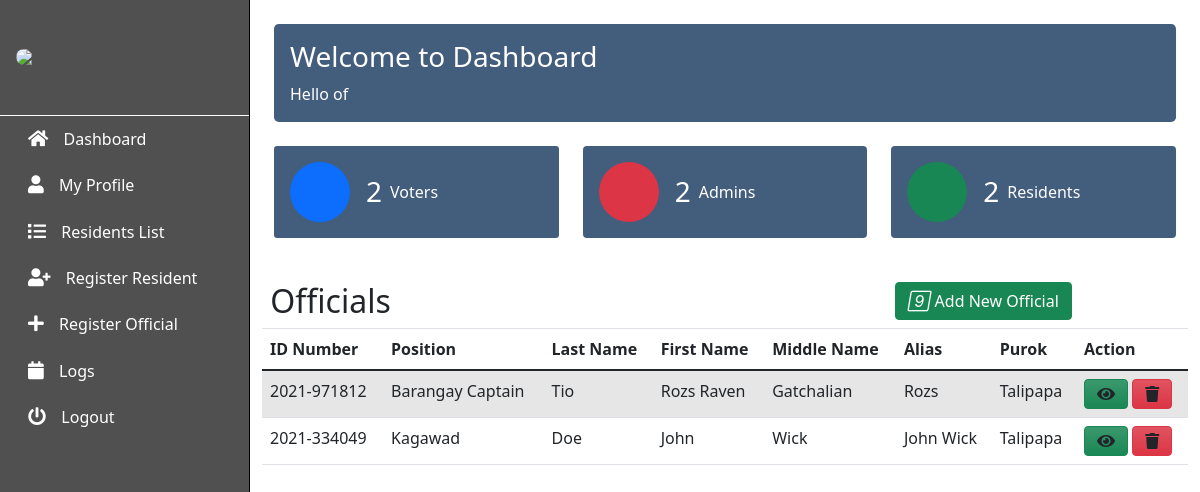
Page /dashboard.php on the committed database.
### tables this page shows
CREATE TABLE `officials` (
  `dateRegistered` text DEFAULT NULL,
  `timeRegistered` text DEFAULT NULL,
  `idNumber` text DEFAULT NULL,
  `nameLast` text DEFAULT NULL,
  `nameFirst` text DEFAULT NULL,
  `nameMiddle` text DEFAULT NULL,
  `nameAlias` text DEFAULT NULL,
  `birthMonth` varchar(2) DEFAULT NULL,
  `birthDay` varchar(2) DEFAULT NULL,
  `birthYear` varchar(4) DEFAULT NULL,
  `placeOB` text DEFAULT NULL,
  `gender` text DEFAULT NULL,
  `civilStatus` text DEFAULT NULL,
  `position` text DEFAULT NULL,
  `cityAddress` text DEFAULT NULL,
  `provAddress` text DEFAULT NULL,
  `purok` text DEFAULT NULL,
  `mobileNumberA` varchar(11) DEFAULT NULL,
  `mobileNumberB` varchar(11) DEFAULT NULL,
  `homeNumberA` varchar(11) DEFAULT NULL,
  `homeNumberB` varchar(11) DEFAULT NULL,
  `email` text DEFAULT NULL,
  `username` text DEFAULT NULL,
  `officialPassword` text DEFAULT NULL,
  `imageLocation` text DEFAULT NULL
);

### dashboard.php (the view, shortened to what this page needs)
<?php
include_once('./database/connection.php');
$name = $_SESSION['name'];
$purok = $_SESSION['purok'];
$position = $_SESSION['position'];
$countOfficials = "SELECT * FROM officials;";
$officialsQuery = mysqli_query($conn, $countOfficials);
$totalOfficials = mysqli_num_rows($officialsQuery);
$countResidents = "SELECT * FROM residents;";
$residentsQuery = mysqli_query($conn, $countResidents);
$totalResidents = mysqli_num_rows($residentsQuery);
$countVoters = "SELECT * FROM residents WHERE voterStatus = 'Yes';";
$VotersQuery = mysqli_query($conn, $countVoters);
$totalVoters = mysqli_num_rows($VotersQuery);
$image = $_SESSION['imageLocation'];
?>
<!DOCTYPE html>
<html lang="en">
<head>
  <link href="https://maxcdn.bootstrapcdn.com/font-awesome/latest/css/font-awesome.min.css" rel="stylesheet">
  <link rel="stylesheet" href="https://cdn.jsdelivr.net/npm/bootstrap@4.6.0/dist/css/bootstrap.min.css" />
  <link rel='stylesheet' href='https://cdn.jsdelivr.net/npm/bootstrap@5.0.0-beta1/dist/css/bootstrap.min.css'>
  <link rel='stylesheet' href='https://unicons.iconscout.com/release/v3.0.6/css/line.css'>
  <link rel="stylesheet" href="https://use.fontawesome.com/releases/v5.12.1/css/all.css">
  <link rel="stylesheet" href="./assets/css/dashboard.css">
  <link rel="stylesheet" href="./assets/css/main.css">
</head>
<body onload="getPosition();">
  <aside class="sidebar position-fixed top-0 left-0 overflow-auto h-100 float-left" id="show-side-navigation1">
    <div class="sidebar-header d-flex align-items-center px-3 py-4">
      <?php
      echo "<img class='rounded-pill img-fluid border-2' width='25%' src=" .  $image . " alt='Official's Image'>"
      ?>
      <div class="ms-2">
        <h5 class="fs-6 mb-0">
          <a class="text-decoration-none headName" href="viewUser.php"> &nbsp; <?php echo $name; ?></a>
        </h5>
        <p class="mt-1 mb-0 headPlace"> &nbsp; <?php echo $position ?></p>
        <p class="mt-1 mb-0 headPlace"> &nbsp; <?php echo $purok ?></p>
      </div>
    </div>
    <ul class="categories list-unstyled">
      <li><i class="fa fa-home sideIcons"></i><a href="dashboard.php"> Dashboard</a></li>
      <li><i class="fa fa-user sideIcons"></i><a href="viewUser.php"> My Profile</a></li>
      <li><i class="fa fa-list sideIcons"></i><a href="residents.php"> Residents List</a></li>
      <li><i class="fa fa-user-plus sideIcons"></i><a href="registration.php"> Register Resident</a></li>
      <li><i class="fa fa-plus sideIcons"></i><a href="registerOfficial.php"> Register Official</a></li>
      <li><i class="fa fa-calendar sideIcons"></i><a href="logs.php"> Logs</a></li>
      <li><i class="fa fa-power-off sideIcons"></i><a href="index.php"> Logout</a></li>
    </ul>
  </aside>
  <section>
    <div class="p-4">
      <div class="welcome">
        <div class="content rounded-3 p-3">
          <h1 class="fs-3">Welcome to Dashboard</h1>
          <p class="mb-0">Hello <?php echo $position . " " . $name . " of " . $purok; ?></p>
        </div>
      </div>
      <section class="statistics mt-4">
        <div class="row">
          <div class="col-lg-4">
            <div class="box d-flex rounded-1 align-items-center mb-4 mb-lg-0 p-3">
              <i class="uil-user-square fs-2 text-center bg-primary rounded-circle"></i>
              <div class="ms-3">
                <div class="d-flex align-items-center">
                  <h3 class="mb-0"><?php echo $totalVoters ?></h3> <span class="d-block ms-2">Voters</span>
                </div>
              </div>
            </div>
          </div>
          <div class="col-lg-4">
            <div class="box d-flex rounded-2 align-items-center mb-4 mb-lg-0 p-3">
              <i class="uil-user fs-2 text-center bg-danger rounded-circle"></i>
              <div class="ms-3">
                <div class="d-flex align-items-center">
                  <h3 class="mb-0"><?php echo $totalOfficials ?></h3> <span class="d-block ms-2">Admins</span>
                </div>
              </div>
            </div>
          </div>
          <div class="col-lg-4">
            <div class="box d-flex rounded-2 align-items-center p-3">
              <i class="uil-users-alt fs-2 text-center bg-success rounded-circle"></i>
              <div class="ms-3">
                <div class="d-flex align-items-center">
                  <h3 class="mb-0"><?php echo $totalResidents ?></h3> <span class="d-block ms-2">Residents</span>
                </div>
              </div>
            </div>
          </div>
        </div>
      </div>
    </section>
  <section class="officials">
    <div class="container">
      <div class="table-wrapper">
        <div class="table-title">
          <div class="row">
            <div class="col-sm-8">
              <h2>&nbsp;Officials</h2>
            </div>
            <div class="col-sm-4">
              <a href="registerOfficial.php" class="btn btn-success"><i class="material-icons">&#xE147;</i> <span>Add New Official</span></a>
            </div>
          </div>
        </div>
        <table class="table table-striped table-hover">
          <thead>
            <tr>
              <th data-field="officialID">ID Number</th>
              <th data-field="position">Position</th>
              <th data-field="lName" data-sortable="true">Last Name</th>
              <th data-field="fName" data-sortable="true">First Name</th>
              <th data-field="mName" data-sortable="true">Middle Name</th>
              <th data-field="alias" data-sortable="true">Alias</th>
              <th data-field="purok" data-sortable="true">Purok</th>
              <th data-field="view">Action</th>
            </tr>
          </thead>
          <form method="POST" action="./database/database.php">
            <tbody>
              <?php
              include_once("./database/connection.php");
              $getOfficials = "SELECT * FROM officials";
              $result = mysqli_query($conn, $getOfficials);
              if (mysqli_num_rows($result) > 0) {
                while ($officials = mysqli_fetch_assoc($result)) {
                  echo "<tr>"
                    . "<td>" . $officials['idNumber']
                    . "</td><td>" . $officials['position']
                    . "</td><td name='tdLastName' value=".$officials['nameLast'].">" . $officials['nameLast']
                    . "</td><td name='tdFirstName' value=".$officials['nameFirst'].">" . $officials['nameFirst']
                    . "</td><td name='tdMiddleName' value=".$officials['nameMiddle'].">" . $officials['nameMiddle']
                    . "</td><td>" . $officials['nameAlias']
                    . "</td><td>" . $officials['purok']
                    . "</td><td><button name='btnView' type='submit' value=" . $officials['idNumber'] . " class='btn btn-success text-dark bg-gradient fa fa-eye'></button>
                        <button name='btnDelete' type='submit' value=" . $officials['idNumber'] . " class='btn btn-danger text-dark bg-gradient fa fa-trash'></button></td>"
                    . "</tr>";
                }
              }
              ?>
            </tbody>
          </form>
        </table>
      </div>
    </div>
  </section>
</body>
</html>

### assets/css/dashboard.css (style rules this page uses)
.welcome { color: white; margin-left: 250px; }
.officials { margin-top: 20px; margin-left: 250px; }
.welcome .content { background-color: #435d7d; }
.welcome p { color: white; font-weight: 500; }
.statistics { margin-left: 250px; }
.statistics .box { background-color: #435d7d; color: white; }
.statistics .box i { width: 60px; height: 60px; line-height: 60px; }

### assets/css/main.css (style rules this page uses)
* { -webkit-user-select: none; -khtml-user-select: none; -moz-user-select: none; -ms-user-select: none; user-select: none; }
.sidebar { background-color: #505050; width: 250px; transition: all 0.3s ease-in-out; transform: translateX(0); z-index: 9999999; border-right: 1px solid black; }
.sidebar .sidebar-header { border-bottom: 1px solid #ffffff; }
.sidebar .sidebar-header h5 a { color: white; }
.sidebar .sidebar-header p { color: white; font-size: 0.825rem; }
.sidebar > ul > li { padding: 0.7rem 1.75rem; }
.sidebar ul > li > a { color: white; text-decoration: none; }
.sidebar ul > li > i { font-size: 18px; margin-right: 0.7rem; color: white; }
.headName, .headPlace { font-size: 15px; font-weight: 600; }

### rows in the picture
officials: idNumber "2021-971812", position "Barangay Captain", nameLast "Tio", nameFirst "Rozs Raven", nameMiddle "Gatchalian", nameAlias "Rozs", purok "Talipapa"
officials: idNumber "2021-334049", position "Kagawad", nameLast "Doe", nameFirst "John", nameMiddle "Wick", nameAlias "John Wick", purok "Talipapa"

### other values in the picture
$totalVoters "2"
$totalOfficials "2"
$totalResidents "2"
